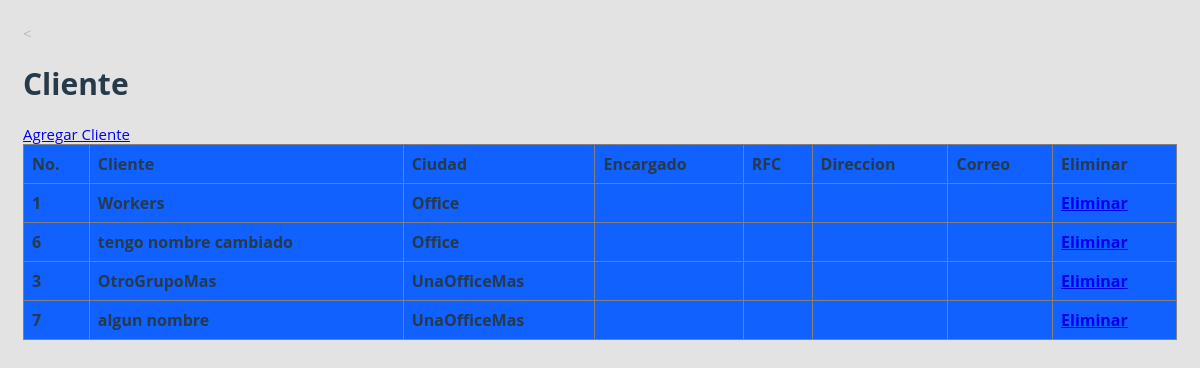
/reclutamiento-master/Clientes/cliente/index.php (signed in), run on the app's committed database.
### tables this page shows
CREATE TABLE `groups` (
  `groupname` varchar(50) NOT NULL DEFAULT '',
  `groupid` int(10) NOT NULL,
  `officeid` int(10) NOT NULL DEFAULT '0',
  `nombre` varchar(75) NOT NULL,
  `rfc` varchar(75) NOT NULL,
  `direccion` varchar(75) NOT NULL,
  `correo` varchar(75) NOT NULL
);

CREATE TABLE `offices` (
  `officename` varchar(50) NOT NULL DEFAULT '',
  `officeid` int(10) NOT NULL,
  `nombre` varchar(75) NOT NULL,
  `rfc` varchar(75) NOT NULL,
  `direccion` varchar(75) NOT NULL,
  `correo` varchar(75) NOT NULL
);

### reclutamiento-master/Clientes/cliente/index.php (the view, shortened to what this page needs)
<<!DOCTYPE html>
<html>
<head>
    <link rel="stylesheet" type="text/css" href="../../style.css">
</head>
<body>
    <h1>Cliente</h1>
    <label ><a href="new_cl.php">Agregar Cliente</a></label>
    <?php
        include '../../config.php';
        $con=mysqli_connect($host,$user,$pass,$name);
            $query = "SELECT groupid,groupname,officeid,nombre,rfc,direccion,correo FROM groups";
            $result = mysqli_query($con,$query);
            echo "<table border = 1>\n";
            echo "  <tr>\n";
            echo "      <th>No.</th>\n";
            echo "      <th>Cliente </th>\n";
            echo "      <th>Ciudad </th>\n";
            echo "      <th>Encargado </th>\n";
            echo "      <th>RFC </th>\n";
            echo "      <th>Direccion </th>\n";
            echo "      <th>Correo</th>\n";
            echo "      <th>Eliminar</th>\n";
            echo "</tr>\n";
            while($row = mysqli_fetch_array($result)){
                echo "  <tr>\n";
                $id      = $row[0];
                $cliente = $row[1];
                $ciudad  = $row[2];
                $nombre  = $row[3];
                $rfc     = $row[4];
                $dir     = $row[5];
                $correo  = $row[6];
                $querys = "SELECT officename FROM offices WHERE $ciudad = officeid";
                $results = mysqli_query($con,$querys);
                while($row = mysqli_fetch_array($results))
                {
                    $name = $row[0];
                }
                echo "      <th>".$id."</th>\n";
                echo "      <th>".$cliente."</th>\n";
                echo "      <th>".$name."</th>\n";
                echo "      <th>".$nombre."</th>\n";
                echo "      <th>".$rfc."</th>\n";
                echo "      <th>".$dir."</th>\n";
                echo "      <th>".$correo."</th>\n";
                echo "      <th><a href = \"del_cl.php?id=".$id."\">Eliminar</a></th>\n";
                echo "  </tr>";
            }
            echo "</table>\n"
    ?>
</body>
</html>

### reclutamiento-master/style.css (style rules this page uses)
*, *:before, *:after { box-sizing: border-box; }
body { padding: 1em; font-family: 'Open Sans', 'Helvetica Neue', Helvetica, Arial, sans-serif; font-size: 15px; color: #b9b9b9; background-color: #e3e3e3; }
table { border-collapse: collapse; width: 100%; }
th, td , tr { font-family: 'Open Sans', 'Helvetica Neue', Helvetica, Arial, sans-serif; text-align: left; padding: 8px; color : #000 ; }
tr:nth-child(even) { background-color: #7BBFF2 }
th { background-color: #1061FF; color: #263A4A; }
h1 , h2 , p { color: #263A4A; }

### data on the page
groups: groupid "1", groupname "Workers", officeid.officename "Office"
groups: groupid "6", groupname "tengo nombre cambiado"
offices: officename "Office"
groups: groupid "3", groupname "OtroGrupoMas", officeid.officename "UnaOfficeMas"
groups: groupid "7", groupname "algun nombre", officeid.officename "UnaOfficeMas"
